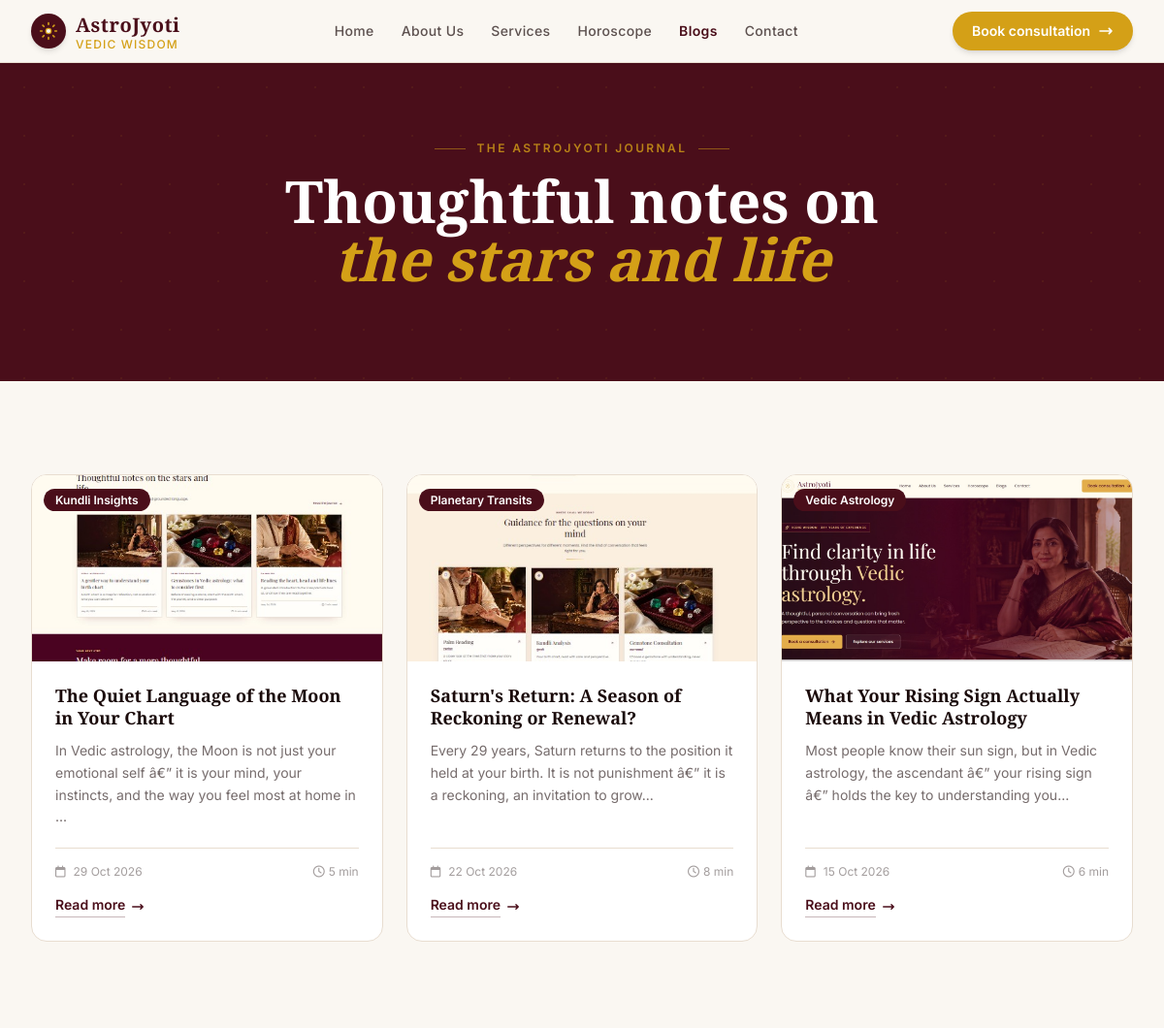
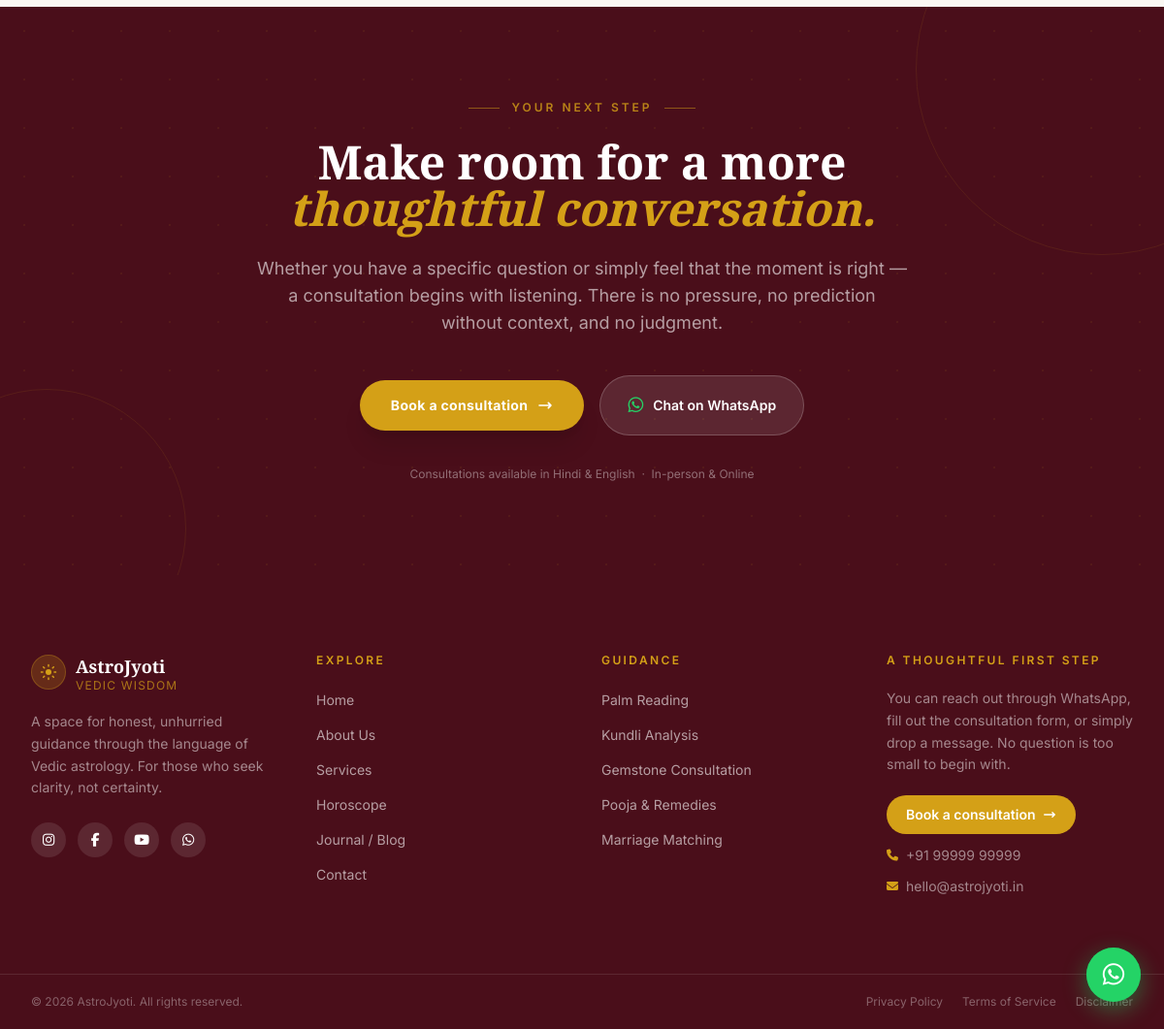
Screenshot of /pages/blogs.php with the database file from the repository (2 pictures, top to bottom).
### tables this page shows
CREATE TABLE IF NOT EXISTS `blogs` (
  `id` INT UNSIGNED NOT NULL AUTO_INCREMENT,
  `title` VARCHAR(255) NOT NULL,
  `category` VARCHAR(100) NOT NULL,
  `excerpt` TEXT NOT NULL,
  `image` VARCHAR(255) NOT NULL DEFAULT 'assets/blog-default.jpg',
  `slug` VARCHAR(255) NOT NULL UNIQUE,
  `read_time` TINYINT UNSIGNED NOT NULL DEFAULT 5,
  `created_at` DATETIME NOT NULL DEFAULT CURRENT_TIMESTAMP,
  PRIMARY KEY (`id`)
);

### pages/blogs.php (the view, shortened to what this page needs)
<?php
$db = getDB();
$blogs = [];
$slug = isset($_GET['slug']) ? trim($_GET['slug']) : '';
$selectedBlog = null;
if ($slug) {
    $stmt = $db->prepare("SELECT * FROM blogs WHERE slug = ?");
    $stmt->bind_param("s", $slug);
    $stmt->execute();
    $r = $stmt->get_result();
    if ($r) $selectedBlog = $r->fetch_assoc();
    $stmt->close();
} else {
    $result = $db->query("SELECT * FROM blogs ORDER BY created_at DESC");
    if ($result) { while ($row = $result->fetch_assoc()) $blogs[] = $row; }
}
?>
<!DOCTYPE html>
<html lang="en">
<head>
    <link rel="stylesheet" href="https://cdnjs.cloudflare.com/ajax/libs/font-awesome/6.5.0/css/all.min.css" />
    <script src="https://cdn.tailwindcss.com"></script>
</head>
<body class="bg-cream">
    <?php include __DIR__ . '/../components/navbar.php'; ?>
    <section class="bg-maroon py-20 relative overflow-hidden">
        <div class="absolute inset-0" style="background-image: radial-gradient(circle, rgba(212,160,23,0.08) 1px, transparent 1px); background-size: 50px 50px;"></div>
        <div class="relative max-w-4xl mx-auto px-4 sm:px-6 lg:px-8 text-center">
            <div class="flex items-center justify-center gap-3 mb-4">
                <div class="h-px w-8 bg-gold/50"></div>
                <span class="text-gold/80 text-xs font-semibold tracking-[0.2em] uppercase font-inter">The AstroJyoti Journal</span>
                <div class="h-px w-8 bg-gold/50"></div>
            </div>
            <h1 class="font-playfair text-4xl sm:text-5xl lg:text-6xl font-bold text-white mb-4">
                <?php if ($selectedBlog): ?>
                    <span class="text-gold italic"><?= htmlspecialchars($selectedBlog['title']) ?></span>
                <?php else: ?>
                    Thoughtful notes on<br><span class="text-gold italic">the stars and life</span>
                <?php endif; ?>
            </h1>
        </div>
    </section>
    <?php if ($selectedBlog): ?>
    <article class="py-16 lg:py-24">
        <div class="max-w-3xl mx-auto px-4 sm:px-6 lg:px-8">
            <a href="/astro/pages/blogs.php" class="inline-flex items-center gap-2 text-maroon/70 hover:text-maroon text-sm font-inter mb-8 transition-colors">
                <svg class="w-4 h-4" fill="none" viewBox="0 0 24 24" stroke="currentColor" stroke-width="2"><path stroke-linecap="round" stroke-linejoin="round" d="M15 19l-7-7 7-7"/></svg>
                Back to journal
            </a>
            <div class="flex items-center gap-3 mb-6">
                <span class="bg-maroon text-white text-xs font-semibold px-3 py-1 rounded-full font-inter"><?= htmlspecialchars($selectedBlog['category']) ?></span>
                <span class="text-dark/40 text-xs font-inter"><?= date('d M Y', strtotime($selectedBlog['created_at'])) ?></span>
                <span class="text-dark/40 text-xs font-inter">· <?= $selectedBlog['read_time'] ?> min read</span>
            </div>
            <div class="rounded-2xl overflow-hidden aspect-video mb-10 border border-border shadow-lg">
                <img src="/astro/<?= htmlspecialchars($selectedBlog['image']) ?>" alt="<?= htmlspecialchars($selectedBlog['title']) ?>" class="w-full h-full object-cover"
                    onerror="this.onerror=null; this.parentElement.style.background='linear-gradient(135deg, #FAF0E6, #E8DDD0)'; this.style.display='none';">
            </div>
            <div class="prose prose-lg max-w-none">
                <p class="text-dark/70 font-inter text-lg leading-loose mb-6"><?= htmlspecialchars($selectedBlog['excerpt']) ?></p>
                <p class="text-dark/60 font-inter text-base leading-loose mb-4">
                    In Vedic astrology, every placement tells a story — not a fixed one, but a potential one. The chart is a map, not a verdict. What we do with the terrain is always, ultimately, our choice.
                </p>
                <p class="text-dark/60 font-inter text-base leading-loose mb-4">
                    Understanding the nuances of your chart — the conjunctions, the aspects, the dispositors — takes time and genuine study. But even a basic awareness of the key players in your chart can offer significant insight.
                </p>
                <p class="text-dark/60 font-inter text-base leading-loose">
                    If this reading has sparked something for you, the next step is a personal consultation. Bring your birth details, your questions, and your curiosity. We will find our way in together.
                </p>
            </div>
            <div class="mt-10 pt-8 border-t border-border">
                <p class="text-dark/50 font-inter text-sm mb-4">Want to explore your own chart in depth?</p>
                <a href="/astro/pages/contact.php" class="inline-flex items-center gap-2 bg-gold hover:bg-gold/90 text-white font-semibold px-6 py-3 rounded-full text-sm shadow-md transition-colors group">
                    Book a consultation
                    <svg class="w-4 h-4 group-hover:translate-x-1 transition-transform" fill="none" viewBox="0 0 24 24" stroke="currentColor" stroke-width="2.5"><path stroke-linecap="round" stroke-linejoin="round" d="M17 8l4 4m0 0l-4 4m4-4H3"/></svg>
                </a>
            </div>
        </div>
    </article>
    <?php else: ?>
    <section class="py-16 lg:py-24">
        <div class="max-w-7xl mx-auto px-4 sm:px-6 lg:px-8">
            <?php if (!empty($blogs)): ?>
            <div class="grid grid-cols-1 md:grid-cols-2 lg:grid-cols-3 gap-6">
                <?php foreach ($blogs as $blog): ?>
                <article class="group flex flex-col bg-white border border-border rounded-2xl overflow-hidden hover:shadow-xl hover:-translate-y-1 transition-all duration-300">
                    <div class="relative h-48 overflow-hidden bg-cream">
                        <img src="/astro/<?= htmlspecialchars($blog['image']) ?>" alt="<?= htmlspecialchars($blog['title']) ?>" class="w-full h-full object-cover group-hover:scale-105 transition-transform duration-500"
                            onerror="this.onerror=null; this.parentElement.style.background='linear-gradient(135deg, #FAF0E6, #E8DDD0)'; this.style.display='none';">
                        <div class="absolute top-3 left-3">
                            <span class="bg-maroon text-white text-xs font-semibold px-3 py-1 rounded-full font-inter"><?= htmlspecialchars($blog['category']) ?></span>
                        </div>
                    </div>
                    <div class="p-6 flex flex-col flex-grow">
                        <h3 class="font-playfair text-lg font-bold text-dark mb-3 leading-tight group-hover:text-maroon transition-colors"><?= htmlspecialchars($blog['title']) ?></h3>
                        <p class="text-dark/60 text-sm font-inter leading-relaxed mb-5 flex-grow"><?= htmlspecialchars(substr($blog['excerpt'], 0, 140)) ?>...</p>
                        <div class="flex items-center justify-between pt-4 border-t border-border mb-4">
                            <div class="flex items-center gap-2 text-dark/40 text-xs font-inter">
                                <i class="far fa-calendar text-xs"></i>
                                <span><?= date('d M Y', strtotime($blog['created_at'])) ?></span>
                            </div>
                            <div class="flex items-center gap-1 text-dark/40 text-xs font-inter">
                                <i class="far fa-clock text-xs"></i>
                                <span><?= $blog['read_time'] ?> min</span>
                            </div>
                        </div>
                        <a href="/astro/pages/blogs.php?slug=<?= urlencode($blog['slug']) ?>" class="inline-flex items-center gap-1.5 text-maroon text-sm font-semibold group/link">
                            <span class="border-b border-maroon/30 group-hover/link:border-maroon pb-0.5 transition-colors">Read more</span>
                            <svg class="w-3.5 h-3.5 group-hover/link:translate-x-1 transition-transform" fill="none" viewBox="0 0 24 24" stroke="currentColor" stroke-width="2.5"><path stroke-linecap="round" stroke-linejoin="round" d="M17 8l4 4m0 0l-4 4m4-4H3"/></svg>
                        </a>
                    </div>
                </article>
                <?php endforeach; ?>
            </div>
            <?php else: ?>
            <div class="text-center py-20">
                <p class="text-dark/40 font-inter">No blog posts yet. Check back soon.</p>
            </div>
            <?php endif; ?>
        </div>
    </section>
    <?php endif; ?>
    <?php include __DIR__ . '/../components/cta.php'; ?>
    <?php include __DIR__ . '/../components/footer.php'; ?>
</body>
</html>

### pages/blogs.php (style rules this page uses)
* { box-sizing: border-box; }
html { scroll-behavior: smooth; }
body { font-family: 'Inter', sans-serif; color: #1A0A0A; }

### rows the page displays
blogs: image (picture), category "Kundli Insights", title "The Quiet Language of the Moon in Your Chart", excerpt "In Vedic astrology, the Moon is not just your emotional self â€” it is your mind, your instincts, and the way you feel most at home in", created_at "29 Oct 2026", read_time "5"
blogs: image (picture), category "Planetary Transits", title "Saturn's Return: A Season of Reckoning or Renewal?", excerpt "Every 29 years, Saturn returns to the position it held at your birth. It is not punishment â€” it is a reckoning, an invitation to grow", created_at "22 Oct 2026", read_time "8"
blogs: image (picture), category "Vedic Astrology", title "What Your Rising Sign Actually Means in Vedic Astrology", excerpt "Most people know their sun sign, but in Vedic astrology, the ascendant â€” your rising sign â€” holds the key to understanding you", created_at "15 Oct 2026", read_time "6"
